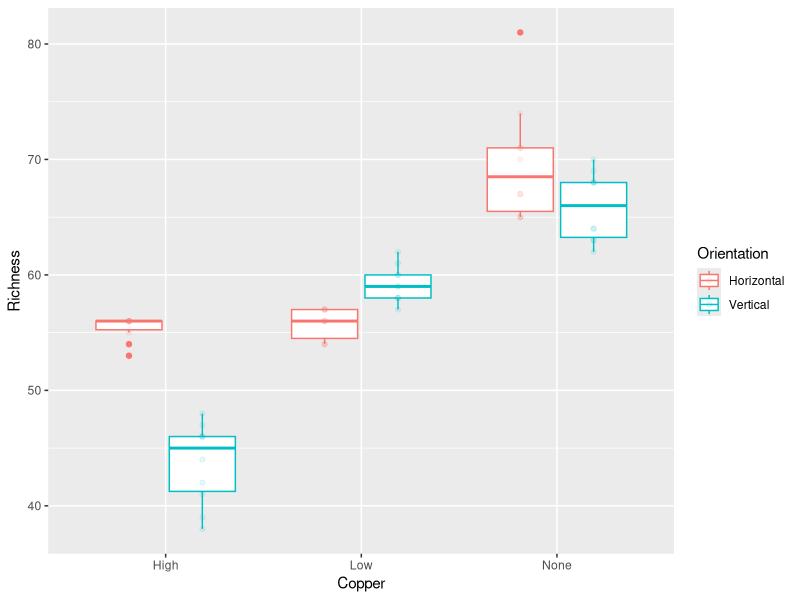
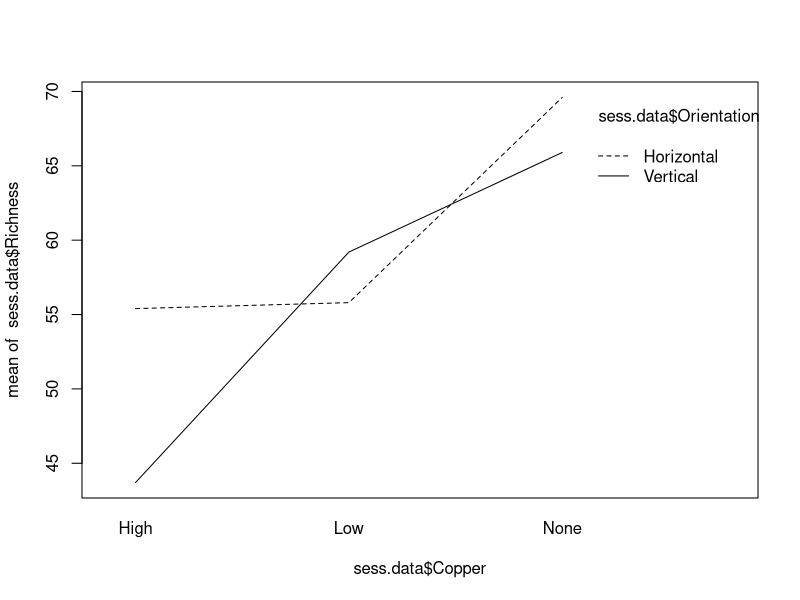
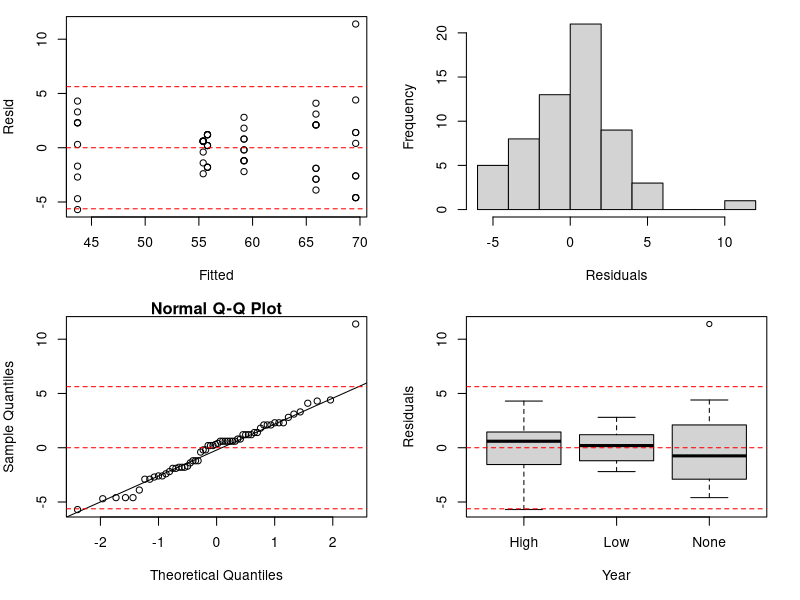
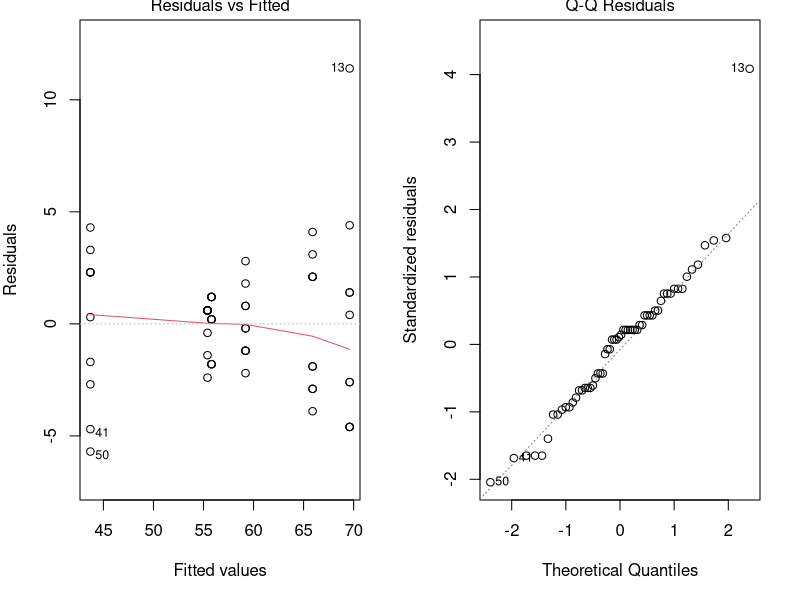
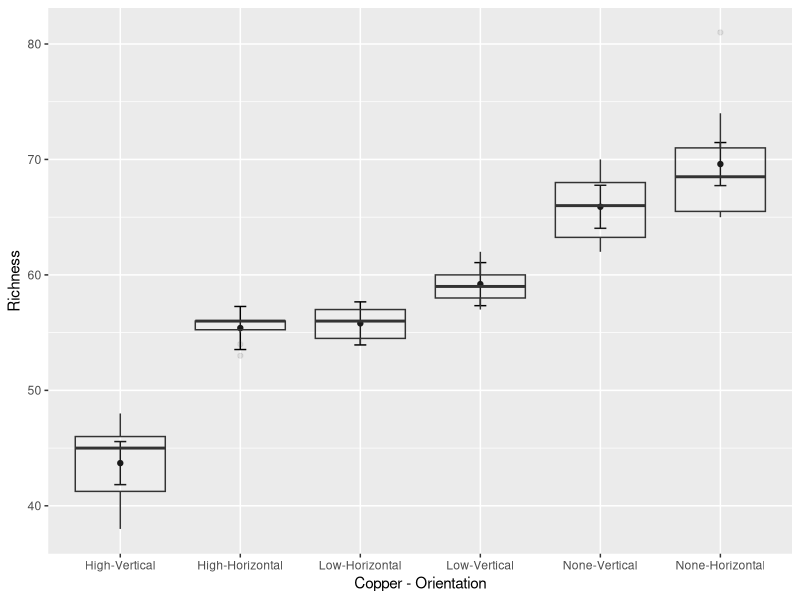

These figures' R source, in order:
## Libraries

library(tidyverse)
library(ggeffects)
library(emmeans)

## Load in the data
sess.data <- read.csv("Sessile.csv")

glimpse(sess.data)
summary(sess.data)

sess.data <- sess.data %>% 
	mutate(Orientation = ifelse(Orientation == "vertical", "Vertical", Orientation))

sess.data <- sess.data %>% 
	mutate(Orientation = gsub("vert", "Vert", Orientation))

## Plot
ggplot(data = sess.data, aes(x = Copper, y = Richness, colour = Orientation)) + 
	geom_boxplot() + geom_point(alpha = 0.1, position = position_dodge(width = 0.75))

interaction.plot(sess.data$Copper, sess.data$Orientation, sess.data$Richness)

## Fit the model.
fit.aov <- aov(Richness ~ Copper*Orientation, data = sess.data)
summary(fit.aov)

## Look at the residuals.
op <- par(mfrow=c(2,2),mar=c(5,4,1,2))
Resid <- resid(fit.aov)
Fitted <- fitted(fit.aov)
plot(Fitted, Resid)
abline(h = c(-2*sd(Resid), 0,  2*sd(Resid)), 
	col = 'red', lty = 'dashed')
hist(Resid,xlab="Residuals",main="")
qqnorm(Resid)
qqline(Resid)
abline(h = c(-2*sd(Resid), 0,  2*sd(Resid)), col = 'red',
	lty = 'dashed')	
plot(factor(sess.data$Copper), Resid, xlab="Year",ylab="Residuals")
abline(h = c(-2*sd(Resid), 0,  2*sd(Resid)), col = 'red',
	lty = 'dashed')	

par(mfrow = c(1,2))
plot(fit.aov, which = 1:2)

summary(fit.aov)






means.cond <- emmeans(fit.aov, ~ Copper * Orientation)
results.dat <- data.frame(means.cond)
results.dat$pairNames <- paste(results.dat$Copper, results.dat$Orientation, sep = '-')
results.dat <- results.dat[order(results.dat$emmean),]
results.dat$pairNames <- factor(results.dat$pairNames, levels = results.dat$pairNames)

sess.data$pairNames <- paste(sess.data$Copper, sess.data$Orientation, sep = '-')

ggplot(data = results.dat, aes(x = pairNames, y = emmean)) +
	geom_point() + geom_errorbar(aes(ymin = lower.CL, ymax = upper.CL), width = 0.1) +
	xlab("Copper - Orientation") + ylab("Richness") +
	geom_boxplot(data = sess.data, aes(x = pairNames, y = Richness), alpha = 0.1)
	
diff.rich <- contrast(means.cond, "pairwise")

## Test the main effect differences... should you?
emmeans(fit.aov, pairwise~Copper)
emmeans(fit.aov, pairwise~Orientation)

## The Tukey Way
TukeyHSD(fit.aov, "Orientation")
TukeyHSD(fit.aov, "Copper")
TukeyHSD(fit.aov)
